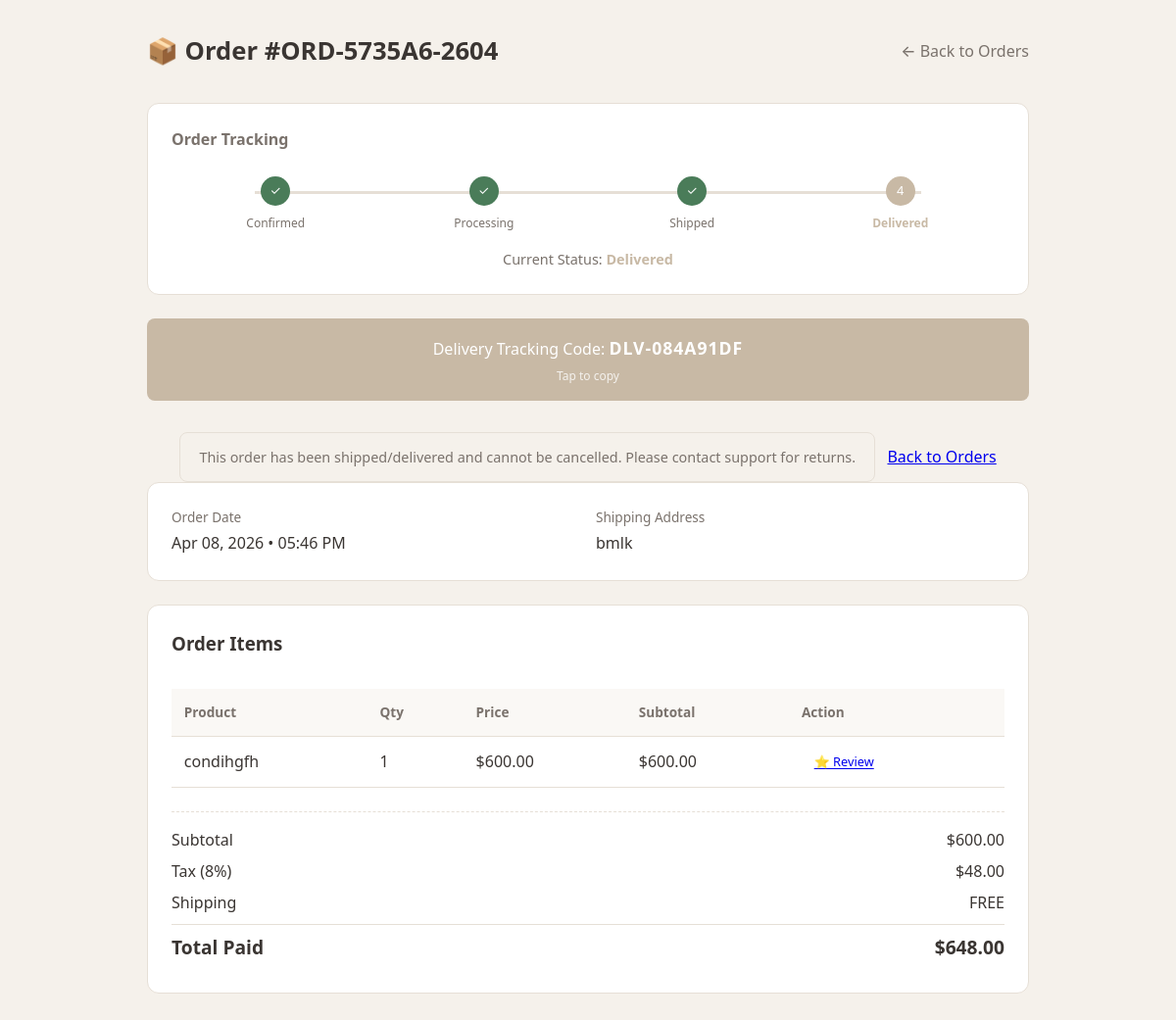
Page /user/order_details.php?id=6 (signed in) on the committed database.
### tables this page shows
CREATE TABLE `orders` (
  `id` int(11) NOT NULL,
  `user_id` int(11) NOT NULL,
  `order_number` varchar(50) NOT NULL,
  `delivery_code` varchar(20) DEFAULT NULL,
  `status` varchar(50) DEFAULT 'confirmed',
  `subtotal` decimal(10,2) NOT NULL,
  `tax` decimal(10,2) NOT NULL,
  `shipping` decimal(10,2) NOT NULL,
  `total` decimal(10,2) NOT NULL,
  `address` text NOT NULL,
  `payment_method` varchar(50) DEFAULT 'cod',
  `payment_status` enum('pending','paid','failed','refunded') DEFAULT 'pending',
  `transaction_id` varchar(100) DEFAULT NULL,
  `created_at` timestamp NOT NULL DEFAULT current_timestamp(),
  `esewa_transaction_uuid` varchar(100) DEFAULT NULL,
  `esewa_ref_id` varchar(100) DEFAULT NULL
);

CREATE TABLE `order_items` (
  `id` int(11) NOT NULL,
  `order_id` int(11) NOT NULL,
  `product_id` int(11) NOT NULL,
  `product_name` varchar(255) NOT NULL,
  `quantity` int(11) NOT NULL,
  `price` decimal(10,2) NOT NULL
);

### user/order_details.php (the view, shortened to what this page needs)
<?php
require_once '../db.php';
$orderId = intval($_GET['id'] ?? 0);
$stmt = $pdo->prepare("SELECT * FROM orders WHERE id = ? AND user_id = ? LIMIT 1");
$stmt->execute([$orderId, $_SESSION['user_id']]);
$order = $stmt->fetch();
$itemsStmt = $pdo->prepare("SELECT * FROM order_items WHERE order_id = ?");
$itemsStmt->execute([$orderId]);
$items = $itemsStmt->fetchAll();
$statusSteps = ['confirmed', 'processing', 'shipped', 'delivered'];
$currentStep = array_search($order['status'], $statusSteps);
?>
<!DOCTYPE html>
<html lang="en">
<head>
</head>
<body>
    <div class="container">
        <div class="header">
            <h1>📦 Order #<?= htmlspecialchars($order['order_number']) ?></h1>
            <a href="orders.php" class="back-link">← Back to Orders</a>
        </div>
        <div class="tracker">
            <h3>Order Tracking</h3>
            <div class="steps">
                <?php foreach($statusSteps as $idx => $step):
                    $isActive = ($idx == $currentStep);
                    $isCompleted = ($idx < $currentStep);
                ?>
                <div class="step <?= $isActive ? 'active' : ($isCompleted ? 'completed' : '') ?>">
                    <div class="dot"><?= $isCompleted ? '✓' : ($idx + 1) ?></div>
                    <div class="label"><?= ucfirst($step) ?></div>
                </div>
                <?php endforeach; ?>
            </div>
            <p style="text-align:center; margin-top:1rem; font-size:.9rem; color:var(--mut);">
                Current Status: <strong style="color:var(--accent);"><?= ucfirst($order['status']) ?></strong>
            </p>
        </div>
        <div class="code-box" onclick="navigator.clipboard.writeText('<?= $order['delivery_code'] ?>'); alert('✅ Delivery code copied to clipboard!');">
            Delivery Tracking Code: <strong style="font-size:1.1rem; letter-spacing:1px;"><?= htmlspecialchars($order['delivery_code']) ?></strong>
            <div style="font-size:.75rem; margin-top:.3rem; opacity:.8;">Tap to copy</div>
        </div>
        <div style="text-align:center; margin-top:2rem;">
            <?php if (in_array($order['status'], ['confirmed', 'processing'])): ?>
                <form method="POST" action="cancel_order.php" style="display:inline;" onsubmit="return confirm('Are you sure you want to cancel this order? This action cannot be undone.');">
                    <input type="hidden" name="order_id" value="<?= $order['id'] ?>">
                    <button type="submit" class="btn-cancel"> Cancel Order</button>
                </form>
            <?php elseif ($order['status'] === 'shipped' || $order['status'] === 'delivered'): ?>
                <div class="status-notice"> This order has been shipped/delivered and cannot be cancelled. Please contact support for returns.</div>
            <?php else: ?>
                <div class="status-notice"> This order is <?= htmlspecialchars($order['status']) ?> and cannot be cancelled.</div>
            <?php endif; ?>
            <a href="orders.php" class="btn btn-back" style="margin-left:.5rem;"> Back to Orders</a>
        </div>
        <div class="card">
            <div class="grid">
                <div class="info"><label>Order Date</label><p><?= date('M d, Y • h:i A', strtotime($order['created_at'])) ?></p></div>
                <div class="info"><label>Shipping Address</label><p><?= nl2br(htmlspecialchars($order['address'])) ?></p></div>
            </div>
        </div>
        <div class="card">
            <h3 style="margin-bottom:1rem;">Order Items</h3>
            <div style="overflow-x:auto;">
                <table>
                    <thead><tr><th>Product</th><th>Qty</th><th>Price</th><th>Subtotal</th><th>Action</th></tr></thead>
                    <tbody>
                        <?php foreach($items as $item): ?>
                        <tr>
                            <td><?= htmlspecialchars($item['product_name']) ?></td>
                            <td><?= $item['quantity'] ?></td>
                            <td>$<?= number_format($item['price'], 2) ?></td>
                            <td>$<?= number_format($item['quantity'] * $item['price'], 2) ?></td>
                            <td>
                                <?php if($order['status'] === 'delivered'): ?>
                                    <a href="write_review.php?order_id=<?= $order['id'] ?>&product_id=<?= $item['product_id'] ?>" class="btn" style="padding:.4rem .8rem; font-size:.8rem;">⭐ Review</a>
                                <?php else: ?>
                                    <span style="color:var(--mut); font-size:.8rem;">Deliver to review</span>
                                <?php endif; ?>
                            </td>
                        </tr>
                        <?php endforeach; ?>
                    </tbody>
                </table>
            </div>
            <div class="totals">
                <div class="row"><span>Subtotal</span><span>$<?= number_format($order['subtotal'], 2) ?></span></div>
                <div class="row"><span>Tax (8%)</span><span>$<?= number_format($order['tax'], 2) ?></span></div>
                <div class="row"><span>Shipping</span><span><?= $order['shipping'] == 0 ? 'FREE' : '$'.number_format($order['shipping'], 2) ?></span></div>
                <div class="row grand"><span>Total Paid</span><span>$<?= number_format($order['total'], 2) ?></span></div>
            </div>
        </div>
    </div>
</body>
</html>

### user/order_details.php (style rules this page uses)
:root { --bg:#F5F1EB; --card:#FFF; --accent:#C8B9A5; --accent-h:#A89580; --txt:#3A3532; --mut:#7A726C; --bdr:#E6DFD6; --success:#4A7C59; }
* { box-sizing:border-box; margin:0; padding:0; font-family:system-ui,-apple-system,sans-serif; }
body { background:var(--bg); color:var(--txt); line-height:1.6; padding:2rem 1rem; }
.container { max-width:900px; margin:0 auto; }
.header { display:flex; justify-content:space-between; align-items:center; margin-bottom:2rem; flex-wrap:wrap; gap:1rem; }
h1 { font-size:1.6rem; }
.back-link { color:var(--mut); text-decoration:none; font-weight:500; }
.tracker { background:var(--card); padding:1.5rem; border-radius:12px; border:1px solid var(--bdr); margin-bottom:1.5rem; }
.tracker h3 { margin-bottom:1rem; font-size:1rem; color:var(--mut); }
.steps { display:flex; justify-content:space-between; position:relative; margin-top:1.5rem; }
.steps::before { content:''; position:absolute; top:15px; left:10%; right:10%; height:3px; background:var(--bdr); z-index:1; }
.step { position:relative; z-index:2; text-align:center; flex:1; }
.step .dot { width:30px; height:30px; background:var(--bdr); border-radius:50%; margin:0 auto .5rem; display:flex; align-items:center; justify-content:center; color:#fff; font-size:.8rem; transition:.3s; }
.step.active .dot { background:var(--accent); }
.step.completed .dot { background:var(--success); }
.step .label { font-size:.75rem; color:var(--mut); font-weight:500; }
.step.active .label { color:var(--accent); font-weight:600; }
.card { background:var(--card); border:1px solid var(--bdr); border-radius:12px; padding:1.5rem; margin-bottom:1.5rem; }
.grid { display:grid; grid-template-columns:1fr 1fr; gap:1rem; }
.info label { display:block; font-size:.85rem; color:var(--mut); margin-bottom:.2rem; }
.info p { font-weight:500; }
table { width:100%; border-collapse:collapse; margin-top:1rem; }
th, td { padding:.8rem; text-align:left; border-bottom:1px solid var(--bdr); }
th { color:var(--mut); font-size:.85rem; background:#FAF8F5; }
.totals { margin-top:1.5rem; border-top:1px dashed var(--bdr); padding-top:1rem; }
.totals .row { display:flex; justify-content:space-between; margin-bottom:.4rem; }
.totals .grand { font-weight:700; font-size:1.2rem; margin-top:.5rem; padding-top:.5rem; border-top:1px solid var(--bdr); }
.code-box { background:var(--accent); color:#fff; padding:1rem; border-radius:8px; text-align:center; margin-top:1rem; cursor:pointer; transition:.2s; }
.status-notice { background:#F5F1EB; color:#7A726C; padding:.8rem 1.2rem; border-radius:8px; font-size:.9rem; border:1px solid #E6DFD6; display:inline-block; }

### rows in the picture
orders: order_number "ORD-5735A6-2604", status "Delivered", delivery_code "DLV-084A91DF", created_at "Apr 08, 2026 • 05:46 PM", address "bmlk", subtotal "600.00", tax "48.00", total "648.00"
order_items: product_name "condihgfh", quantity "1", price "600.00", $item['quantity']*$item['price'] "600.00"

### other values in the picture
$step "Confirmed"
$step "Processing"
$step "Shipped"
$step "Delivered"
